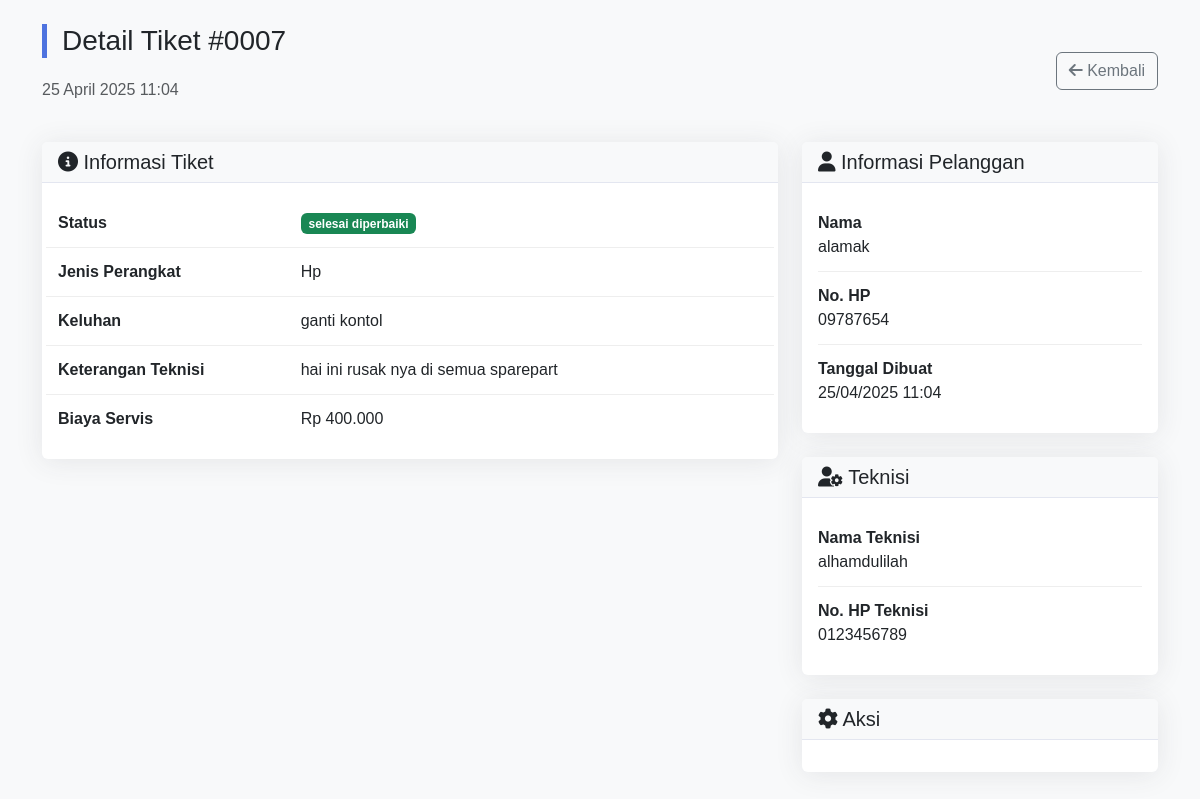
The app's page /pelanggan/detail_tiket.php?id=7 (signed in) with its own data.
### tables this page shows
CREATE TABLE `tiket_servis` (
  `id` int NOT NULL,
  `user_id` int NOT NULL,
  `device_type` enum('hp','laptop','komputer') NOT NULL,
  `keluhan` text NOT NULL,
  `status` enum('pending','dikonfirmasi_admin','diproses_teknisi','selesai_diperbaiki','menunggu_pembayaran','lunas','servis_dibatalkan') DEFAULT 'pending',
  `biaya_servis` decimal(10,2) DEFAULT '0.00',
  `keterangan_teknisi` text,
  `bukti_pembayaran` varchar(255) DEFAULT NULL,
  `tanggal_dibuat` datetime DEFAULT CURRENT_TIMESTAMP,
  `tanggal_selesai` datetime DEFAULT NULL,
  `teknisi_id` int DEFAULT NULL,
  `keterangan_admin` varchar(225) DEFAULT NULL
);

CREATE TABLE `users` (
  `id` int NOT NULL,
  `username` varchar(50) NOT NULL,
  `password` varchar(50) NOT NULL,
  `nama` varchar(100) NOT NULL,
  `no_hp` varchar(20) NOT NULL,
  `role` enum('admin','teknisi','pelanggan') NOT NULL
);

### config/koneksi.php (called while the page is built, shortened)
<?php
$host = 'localhost';
$user = 'root';
$password = '';
$database = 'servis_komputer_db';
$koneksi = new mysqli($host, $user, $password, $database);
function bersihkan($data) {
    global $koneksi;
    return $koneksi->real_escape_string(strip_tags(trim($data)));
}
?>

### pelanggan/detail_tiket.php (the view, shortened to what this page needs)
<?php
require '../config/koneksi.php';
$tiket_id = bersihkan($_GET['id']);
$query = "SELECT t.*,
          u.nama as nama_pelanggan,
          u.no_hp as hp_pelanggan,
          ut.nama as nama_teknisi,
          ut.no_hp as hp_teknisi
          FROM tiket_servis t
          JOIN users u ON t.user_id = u.id
          LEFT JOIN users ut ON t.teknisi_id = ut.id
          WHERE t.id='$tiket_id'";
$tiket = $koneksi->query($query)->fetch_assoc();
$back_url = $_SESSION['role'] == 'admin' ? 'admin/kelola_tiket.php' : 'dashboard.php';
?>
<!DOCTYPE html>
<html lang="en">
<head>
    <link href="../assets/css/bootstrap.min.css" rel="stylesheet">
    <link rel="stylesheet" href="https://cdnjs.cloudflare.com/ajax/libs/font-awesome/6.0.0/css/all.min.css">
</head>
<body>
    <?php
    if ($_SESSION['role'] == 'admin') {
        include '../includes/navbar_admin.php';
    } elseif ($_SESSION['role'] == 'teknisi') {
        include '../includes/navbar_teknisi.php';
    } else {
        include '../includes/navbar_admin.php';
    }
    ?>
    <div class="container mt-4 mb-5">
        <div class="d-flex justify-content-between align-items-center mb-4">
            <div>
                <h3 class="tiket-header">Detail Tiket #<?= str_pad($tiket['id'], 4, '0', STR_PAD_LEFT) ?></h3>
                <p class="text-muted"><?= date('d F Y H:i', strtotime($tiket['tanggal_dibuat'])) ?></p>
            </div>
            <a href="<?= $back_url ?>" class="btn btn-outline-secondary">
                <i class="fas fa-arrow-left"></i> Kembali
            </a>
        </div>
        <div class="row">
            <div class="col-lg-8">
                <div class="card info-card">
                    <div class="card-header">
                        <h5 class="mb-0"><i class="fas fa-info-circle"></i> Informasi Tiket</h5>
                    </div>
                    <div class="card-body">
                        <div class="detail-row row">
                            <div class="col-md-4 fw-bold">Status</div>
                            <div class="col-md-8">
                                <?php
                                $status_class = [
                                    'pending' => 'bg-warning',
                                    'dikonfirmasi_admin' => 'bg-info',
                                    'diproses_teknisi' => 'bg-primary',
                                    'selesai_diperbaiki' => 'bg-success',
                                    'menunggu_pembayaran' => 'bg-secondary',
                                    'lunas' => 'bg-success'
                                ];
                                ?>
                                <span class="badge status-badge <?= $status_class[$tiket['status']] ?>">
                                    <?= str_replace('_', ' ', $tiket['status']) ?>
                                </span>
                            </div>
                        </div>
                        <div class="detail-row row">
                            <div class="col-md-4 fw-bold">Jenis Perangkat</div>
                            <div class="col-md-8"><?= ucfirst($tiket['device_type']) ?></div>
                        </div>
                        <div class="detail-row row">
                            <div class="col-md-4 fw-bold">Keluhan</div>
                            <div class="col-md-8"><?= nl2br($tiket['keluhan']) ?></div>
                        </div>
                        <?php if (!empty($tiket['keterangan_teknisi'])): ?>
                        <div class="detail-row row">
                            <div class="col-md-4 fw-bold">Keterangan Teknisi</div>
                            <div class="col-md-8"><?= nl2br($tiket['keterangan_teknisi']) ?></div>
                        </div>
                        <?php endif; ?>
                        <?php if ($tiket['biaya_servis'] > 0): ?>
                        <div class="detail-row row">
                            <div class="col-md-4 fw-bold">Biaya Servis</div>
                            <div class="col-md-8">Rp <?= number_format($tiket['biaya_servis'], 0, ',', '.') ?></div>
                        </div>
                        <?php endif; ?>
                    </div>
                </div>
            </div>
            <div class="col-lg-4">
                <div class="card info-card">
                    <div class="card-header">
                        <h5 class="mb-0"><i class="fas fa-user"></i> Informasi Pelanggan</h5>
                    </div>
                    <div class="card-body">
                        <div class="detail-row">
                            <div class="fw-bold">Nama</div>
                            <div><?= $tiket['nama_pelanggan'] ?></div>
                        </div>
                        <div class="detail-row">
                            <div class="fw-bold">No. HP</div>
                            <div><?= $tiket['hp_pelanggan'] ?></div>
                        </div>
                        <div class="detail-row">
                            <div class="fw-bold">Tanggal Dibuat</div>
                            <div><?= date('d/m/Y H:i', strtotime($tiket['tanggal_dibuat'])) ?></div>
                        </div>
                    </div>
                </div>
                <?php if (!empty($tiket['teknisi_id'])): ?>
                <div class="card info-card mt-4">
                    <div class="card-header">
                        <h5 class="mb-0"><i class="fas fa-user-cog"></i> Teknisi</h5>
                    </div>
                    <div class="card-body">
                        <div class="detail-row">
                            <div class="fw-bold">Nama Teknisi</div>
                            <div><?= $tiket['nama_teknisi'] ?></div>
                        </div>
                        <div class="detail-row">
                            <div class="fw-bold">No. HP Teknisi</div>
                            <div><?= $tiket['hp_teknisi'] ?></div>
                        </div>
                    </div>
                </div>
                <?php endif; ?>
                <?php if ($_SESSION['role'] == 'admin' || $_SESSION['role'] == 'teknisi'): ?>
                <div class="card info-card mt-4">
                    <div class="card-header">
                        <h5 class="mb-0"><i class="fas fa-cog"></i> Aksi</h5>
                    </div>
                    <div class="card-body">
                    </div>
                </div>
                <?php endif; ?>
            </div>
        </div>
    </div>
</body>
</html>

### pelanggan/detail_tiket.php (style rules this page uses)
.tiket-header { border-left: 5px solid #4e73df; padding-left: 15px; margin-bottom: 20px; }
.info-card { border-radius: 10px; box-shadow: 0 0 15px rgba(0,0,0,0.1); margin-bottom: 20px; }
.info-card .card-header { background-color: #f8f9fa; border-bottom: 1px solid #e3e6f0; font-weight: 600; }
.status-badge { font-size: 1rem; padding: 8px 15px; border-radius: 50px; }
.detail-row { border-bottom: 1px solid #eee; padding: 12px 0; }
.detail-row:last-child { border-bottom: none; }

### includes/navbar_admin.php (style rules this page uses)
:root { --sidebar-width: 250px; --topbar-height: 56px; --primary-color: #4e73df; --secondary-color: #f8f9fc; }
body { font-family: 'Nunito', sans-serif; background-color: #f8f9fa; }
.card { border: none; box-shadow: 0 0.15rem 1.75rem 0 rgba(58, 59, 69, 0.1); margin-bottom: 20px; }
.card-header { background-color: #f8f9fc; border-bottom: 1px solid #e3e6f0; font-weight: 600; }

### records on screen
tiket_servis: id "0007", tanggal_dibuat "25 April 2025 11:04", status "selesai diperbaiki", device_type "Hp", keluhan "ganti kontol", keterangan_teknisi "hai ini rusak nya di semua sparepart", biaya_servis "400.000", user.nama "alamak", user.no_hp "09787654", tanggal_dibuat "25/04/2025 11:04", teknisi.nama "alhamdulilah", teknisi.no_hp "0123456789"
